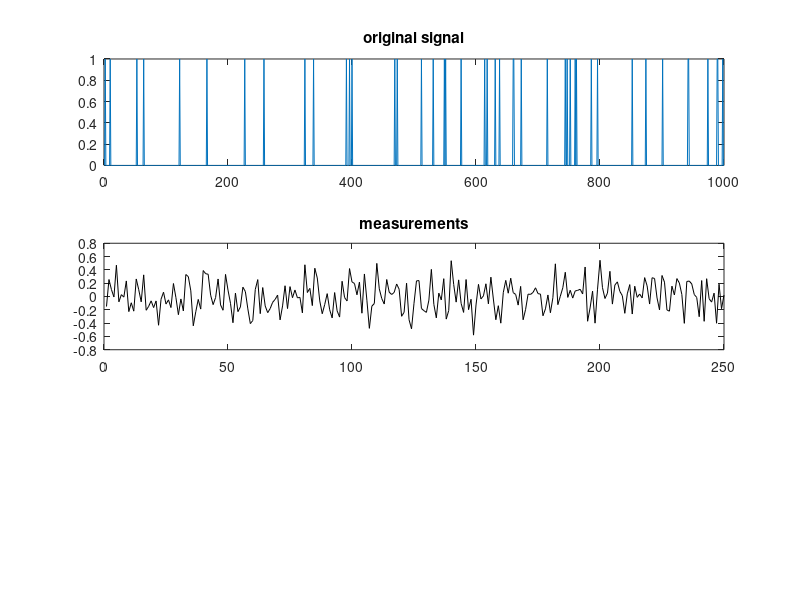

The MATLAB script that drew this image: (Note: this script raises an error after producing the figure.)
M = randn(250,1000);
M = 10*orth(M')';
posSnpFreq = .0385;

normalExpLevels = rand(250,1)*5+5;%%rand(250,1)*5;%ones(250,1);%[2; 3; 4; 5; 6; 7; 8; 9; 10; 11];
%normalExpLevels = zeros(10,1);

parent1geno = rand(size(M,2),1)<posSnpFreq;
parent2geno = rand(size(M,2),1)<posSnpFreq;

parent1exp = normalExpLevels + M*parent1geno;
parent2exp = normalExpLevels + M*parent2geno;

offspringgeno = [];

%offspringgeno(1:500) = parent1geno(1:500);
%offspringgeno(501:1000) = parent2geno(501:1000);

for i = 1:length(parent1geno)
    if rand() > 0.5
        offspringgeno(i) = parent1geno(i);
    else
        offspringgeno(i) = parent2geno(i);
    end
end

offspringgeno = offspringgeno';

offspringexp = normalExpLevels + M*offspringgeno;

%figure; scatter((parent1exp+parent2exp)/2,offspringexp); refline(1,0);

%figure; scatter(parent1exp,offspringexp); refline(1,0);

corrWithParent1 = corr2(parent1exp,offspringexp)
corrWithParent2 = corr2(parent2exp,offspringexp)
corrWithMean = corr2((parent1exp+parent2exp)/2,offspringexp)
%hold on;
%scatter((parent1exp+parent2exp)/2,parent1exp,'r');
%scatter((parent1exp+parent2exp)/2,parent2exp,'m');

%figure; scatter(1:250,offspringexp);
%hold on;
%scatter(1:250,parent1exp,'r');
%scatter(1:250,parent2exp,'m');

offspringBetweenParents = ((offspringexp > parent1exp) & (offspringexp < parent2exp)) | ...
    ((offspringexp < parent1exp) & (offspringexp > parent2exp));

%fracBetweenParents = sum(offspringBetweenParents)/length(offspringBetweenParents)

%% Now traits

Mtraits = randn(1000,250);
Mtraits = orth(Mtraits')';

parent1traits = Mtraits*parent1exp;
parent2traits = Mtraits*parent2exp;
offspringtraits = Mtraits*offspringexp;

corrWithParent1Traits = corr2(parent1traits,offspringtraits)
corrWithParent2Traits = corr2(parent2traits,offspringtraits)
corrWithMeanTraits = corr2((parent1traits+parent2traits)/2,offspringtraits)

%% Do these vectors even work for compressed sensing?

x = parent1geno;

figure; subplot(3,1,1); plot(x); title('original signal');

% measurement matrix
disp('Creating measurment matrix...');
A = randn(250,1000);
A = orth(A')';
disp('Done.');
	
% observations
y = A*x;

subplot(3,1,2); plot(y,'k'); title('measurements');


% initial guess = min energy
x0 = A'*y;

% solve the LP
tic
xp = l1eq_pd(x0, A, [], y, 1e-3);
toc


subplot(3,1,3); plot(xp,'r'); title('reconstructed signal');